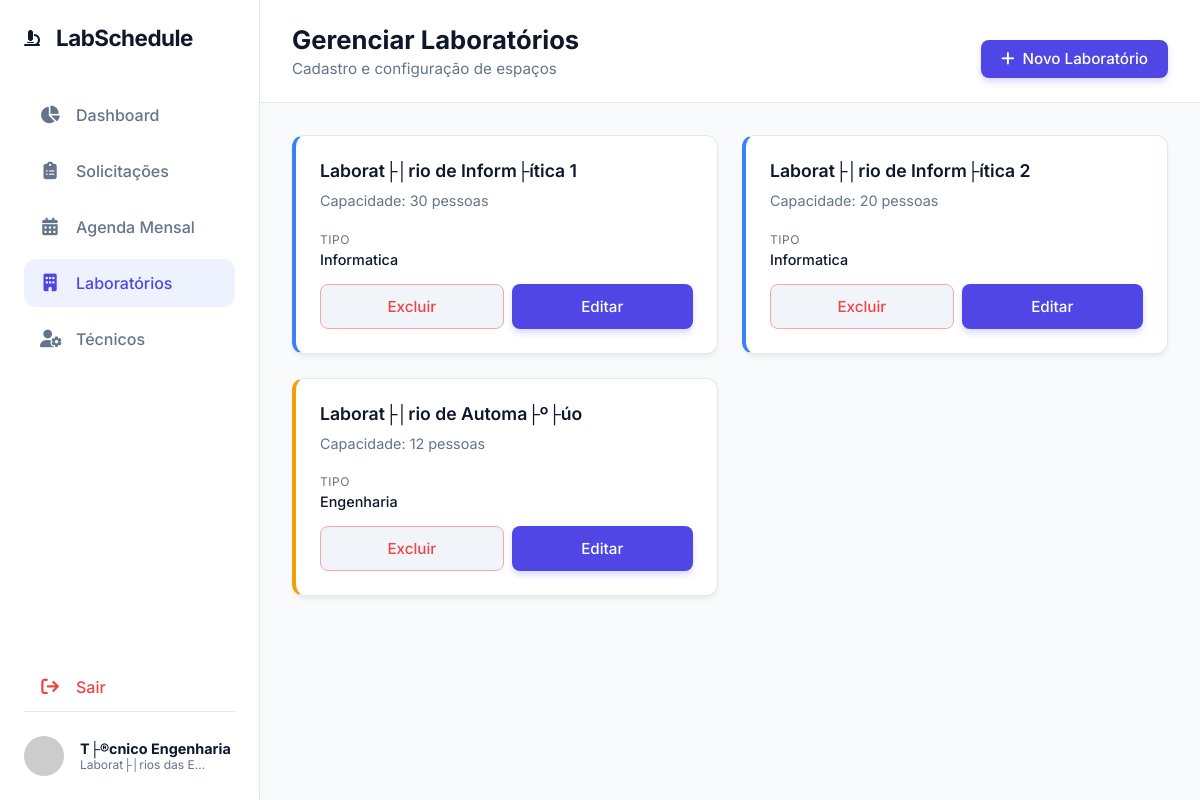
The page /views/laboratorios.php (signed in) on the database its author committed.
### tables this page shows
CREATE TABLE `laboratories` (
  `id` int(11) NOT NULL AUTO_INCREMENT,
  `name` varchar(100) NOT NULL,
  `type` varchar(50) NOT NULL,
  `capacity` int(11) DEFAULT 30,
  `created_at` timestamp NOT NULL DEFAULT current_timestamp(),
  PRIMARY KEY (`id`)
);

### includes/auth_functions.php (called while the page is built, shortened)
<?php
function get_app_user() {
    return [
        'username' => $_SESSION['user'],
        'role' => $_SESSION['role'],
        'name' => $_SESSION['name'],
        'title' => $_SESSION['title']
    ];
}
?>

### views/laboratorios.php (the view, shortened to what this page needs)
<?php
require_once '../includes/auth_functions.php';
$current_user = get_app_user();
$database = new Database();
$db = $database->getConnection();
$laboratories = [];
if ($db) {
    $query = "SELECT * FROM laboratories";
    if ($current_user['role'] === 'tech_eng') {
        $query .= " WHERE type IN ('informatica', 'engenharia')";
    } else if ($current_user['role'] === 'tech_saude') {
        $query .= " WHERE type = 'saude'";
    }
    $stmt = $db->query($query);
    if ($stmt) {
        $laboratories = $stmt->fetchAll(PDO::FETCH_ASSOC);
    }
}
require_once '../includes/header.php';
require_once '../includes/sidebar.php';
?>
        <main class="main-content admin-content">
            <header class="top-header">
                <div class="header-left">
                    <h1>Gerenciar Laboratórios</h1>
                    <p class="current-date">Cadastro e configuração de espaços</p>
                </div>
                <div class="header-right">
                    <button class="btn btn-primary" onclick="openLabModal()">
                        <i class="fa-solid fa-plus"></i> Novo Laboratório
                    </button>
                </div>
            </header>
            <div class="admin-container">
                <div class="requests-grid">
                    <?php if (empty($laboratories)): ?>
                        <div class="empty-state" style="grid-column: 1 / -1; padding: 3rem; text-align: center; background: var(--surface-color); border-radius: 12px; border: 1px dashed var(--border-color);">
                            <i class="fa-solid fa-building-circle-xmark" style="font-size: 3rem; color: #cbd5e1; margin-bottom: 1rem;"></i>
                            <h3>Nenhum laboratório encontrado</h3>
                        </div>
                    <?php else: ?>
                        <?php foreach ($laboratories as $lab):
                            $border_color = 'var(--primary-color)';
                            if ($lab['type'] === 'informatica') $border_color = 'var(--lab1-color)';
                            elseif ($lab['type'] === 'saude') $border_color = 'var(--lab3-color)';
                            elseif ($lab['type'] === 'engenharia') $border_color = 'var(--lab4-color)';
                        ?>
                        <div class="request-card" style="border-left: 4px solid <?php echo $border_color; ?>;">
                            <div class="req-card-body">
                                <h3><?php echo htmlspecialchars($lab['name']); ?></h3>
                                <p>Capacidade: <?php echo htmlspecialchars($lab['capacity']); ?> pessoas</p>
                                <div class="info-item">
                                    <span class="info-label">Tipo</span>
                                    <span class="info-value" style="text-transform: capitalize;"><?php echo htmlspecialchars($lab['type']); ?></span>
                                </div>
                            </div>
                            <div class="req-card-actions" style="margin-top: 1rem; display: flex; gap: 0.5rem; justify-content: flex-end;">
                                <button class="btn btn-secondary" style="color: #ef4444; border-color: #fca5a5;" onclick="deleteLab(<?php echo $lab['id']; ?>)">Excluir</button>
                                <button class="btn btn-primary" onclick='openLabModal(<?php echo json_encode($lab); ?>)'>Editar</button>
                            </div>
                        </div>
                        <?php endforeach; ?>
                    <?php endif; ?>
                </div>
            </div>
        </main>
<?php require_once '../includes/footer.php'; ?>

### assets/css/style.css (style rules this page uses)
:root { --primary-color: #4f46e5; --primary-hover: #4338ca; --secondary-color: #10b981; --bg-color: #f8fafc; --surface-color: #ffffff; --surface-hover: #f1f5f9; --text-main: #0f172a; --text-muted: #64748b; --border-color: #e2e8f0; --lab1-color: #3b82f6; --lab2-color: #8b5cf6; --lab3-color: #ec4899; --lab4-color: #f59e0b; --sidebar-width: 260px; --transition-speed: 0.3s; --border-radius: 12px; }
* { margin: 0; padding: 0; box-sizing: border-box; font-family: 'Inter', sans-serif; }
body { background-color: var(--bg-color); color: var(--text-main); height: 100vh; overflow: hidden; }
.main-content { flex: 1; display: flex; flex-direction: column; overflow: hidden; }
.top-header { display: flex; justify-content: space-between; align-items: flex-end; padding: 1.5rem 2rem; background-color: var(--surface-color); border-bottom: 1px solid var(--border-color); }
.header-left h1 { font-size: 1.6rem; font-weight: 700; margin-bottom: 0.25rem; }
.current-date { color: var(--text-muted); font-size: 0.95rem; }
.header-right { display: flex; align-items: center; gap: 1.5rem; }
.btn { padding: 0.6rem 1.25rem; border: none; border-radius: 8px; cursor: pointer; font-weight: 500; font-size: 0.95rem; display: flex; align-items: center; gap: 0.5rem; transition: all var(--transition-speed); }
.btn-primary { background-color: var(--primary-color); color: white; box-shadow: 0 4px 6px rgba(79, 70, 229, 0.2); }
.btn-secondary { background-color: var(--surface-hover); color: var(--text-main); border: 1px solid var(--border-color); }
.admin-content { background-color: var(--bg-color); }
.admin-container { padding: 2rem; flex: 1; overflow-y: auto; }
.requests-grid { display: grid; grid-template-columns: repeat(auto-fill, minmax(320px, 1fr)); gap: 1.5rem; }
.request-card { background-color: var(--surface-color); border-radius: 12px; padding: 1.5rem; box-shadow: 0 4px 6px -1px rgba(0, 0, 0, 0.05), 0 2px 4px -1px rgba(0, 0, 0, 0.03); border: 1px solid var(--border-color); transition: transform 0.2s, box-shadow 0.2s, opacity 0.3s; display: flex; flex-direction: column; }
.req-card-body h3 { font-size: 1.1rem; font-weight: 600; margin-bottom: 0.5rem; color: var(--text-main); }
.req-card-body p { font-size: 0.9rem; color: var(--text-muted); margin-bottom: 1.25rem; line-height: 1.5; }
.info-item { display: flex; flex-direction: column; }
.info-label { font-size: 0.75rem; color: var(--text-muted); text-transform: uppercase; letter-spacing: 0.5px; margin-bottom: 0.25rem; }
.info-value { font-size: 0.9rem; font-weight: 500; color: var(--text-main); }
.req-card-actions { display: flex; gap: 0.75rem; margin-top: auto; }
.req-card-actions .btn { flex: 1; justify-content: center; padding: 0.75rem; }

### rows shown on the page
laboratories: name "Laborat├│rio de Inform├ítica 1", capacity "30", type "Informatica"
laboratories: name "Laborat├│rio de Inform├ítica 2", capacity "20", type "Informatica"
laboratories: name "Laborat├│rio de Automa├º├úo", capacity "12", type "Engenharia"

### other values the page prints
$current_user['name'] "T├®cnico Engenharia"
$current_user['title'] "Laborat├│rios das E…"
